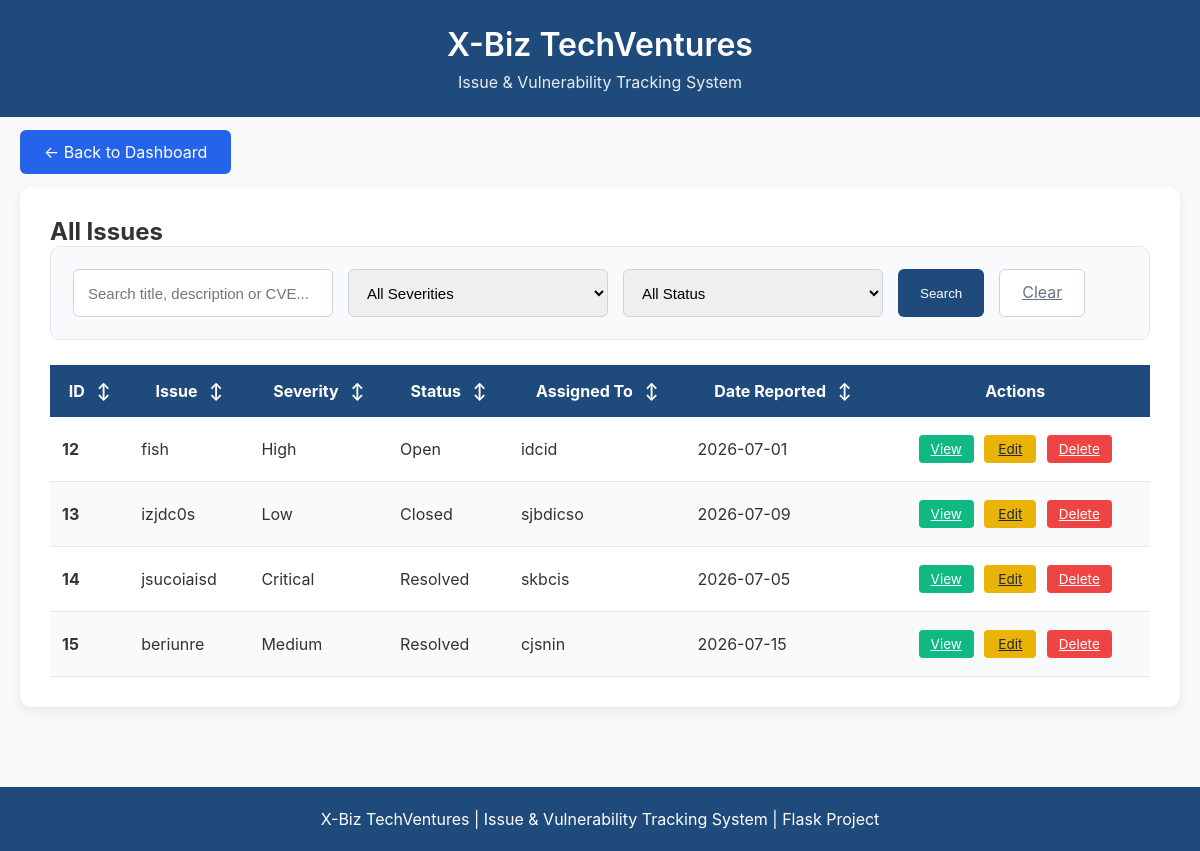
Before: /issues with the older database file.
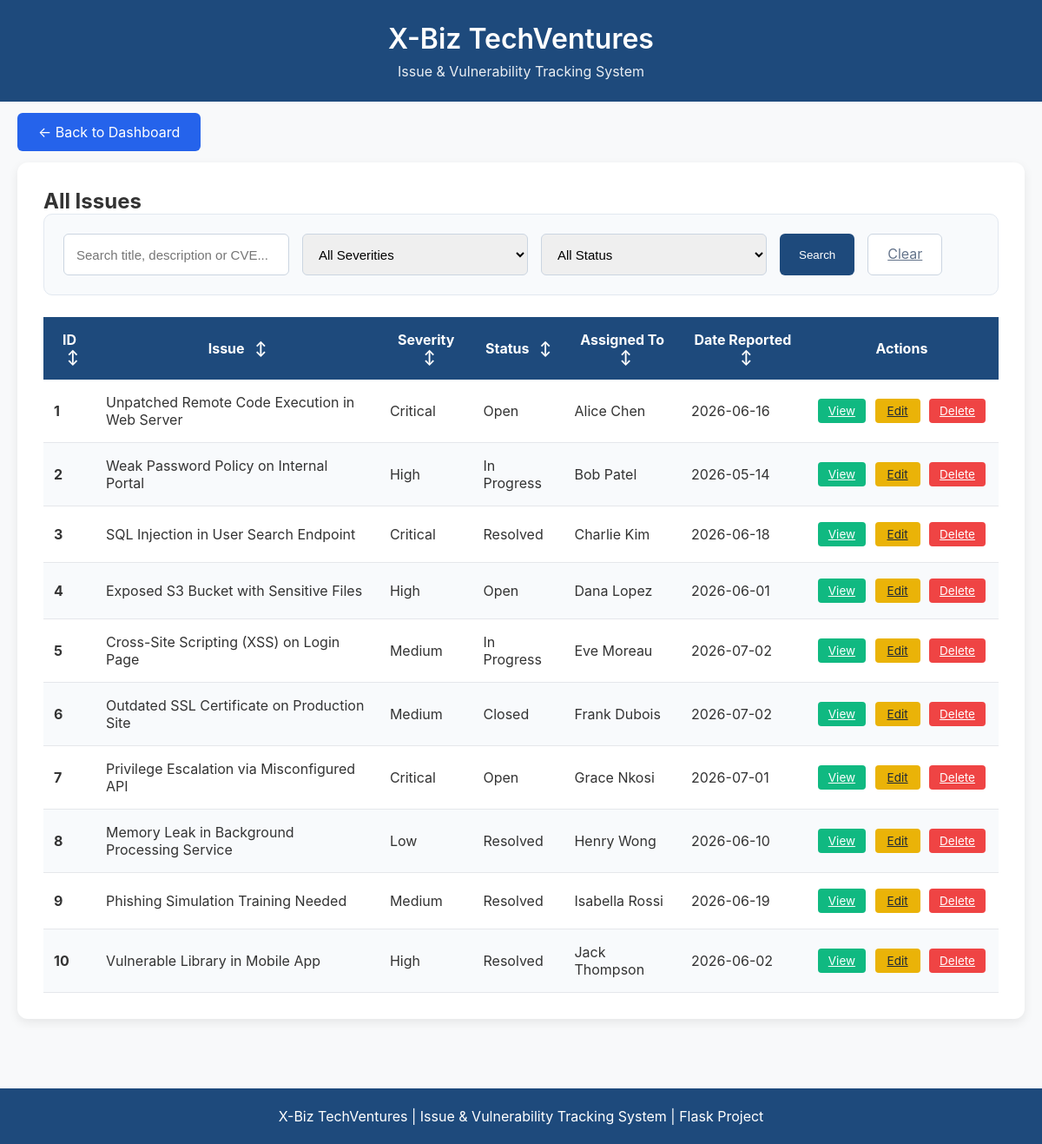
After: the same page with the newer database file.
### tables this page shows
CREATE TABLE issues(
            id INTEGER PRIMARY KEY AUTOINCREMENT,
            title TEXT NOT NULL,
            description TEXT NOT NULL,
            severity TEXT NOT NULL,
            status TEXT NOT NULL,
            assigned_to TEXT,
            date_reported DATE,
            cve TEXT,
            remediation TEXT,
            created_at TIMESTAMP DEFAULT CURRENT_TIMESTAMP,
            last_updated TIMESTAMP DEFAULT CURRENT_TIMESTAMP
        );

### app.py (the view)
@app.route("/issues")
def view_issues():
    search = request.args.get('search', '').strip()
    severity_filter = request.args.get('severity', '')
    status_filter = request.args.get('status', '')
    connection = sqlite3.connect("issues.db")
    connection.row_factory = sqlite3.Row
    cursor = connection.cursor()
    query = "SELECT * FROM issues WHERE 1=1"
    params = []
    if search:
        query += " AND (title LIKE ? OR description LIKE ? OR cve LIKE ?)"
        params.extend([f"%{search}%", f"%{search}%", f"%{search}%"])
    if severity_filter:
        query += " AND severity = ?"
        params.append(severity_filter)
    if status_filter:
        query += " AND status = ?"
        params.append(status_filter)
    query += " ORDER BY id DESC"
    cursor.execute(query, params)
    issues = cursor.fetchall()
    connection.close()
    return render_template("view_issues.html", issues=issues, search=search, severity_filter=severity_filter, status_filter=status_filter)

### templates/view_issues.html (shortened to what this page needs)
<!DOCTYPE html>
<html lang="en">
<head>
</head>
<body>
<header>
    <h1>X-Biz TechVentures</h1>
    <p class="subtitle">Issue &amp; Vulnerability Tracking System</p>
</header>
<div class="nav">
    <a href="/" class="btn btn-primary" style="padding:12px 24px; background:#2563eb; color:white; text-decoration:none; border-radius:6px;">
        ← Back to Dashboard
    </a>
</div>
<div class="container">
    <div class="card">
        <h2>All Issues</h2>
        <div class="search-bar">
            <form method="GET" action="/issues" class="search-form">
                <input type="text" name="search" value="{{ search }}" placeholder="Search title, description or CVE...">
                <select name="severity">
                    <option value="">All Severities</option>
                </select>
                <select name="status">
                    <option value="">All Status</option>
                </select>
                <button type="submit" class="btn-search">Search</button>
                <a href="/issues" class="btn-clear">Clear</a>
            </form>
        </div>
        <table id="allIssuesTable">
            <thead>
                <tr>
                    <th onclick="sortTable(0, 'allIssuesTable')">ID <span class="arrow" id="arrow0">↕</span></th>
                    <th onclick="sortTable(1, 'allIssuesTable')">Issue <span class="arrow" id="arrow1">↕</span></th>
                    <th onclick="sortTable(2, 'allIssuesTable')">Severity <span class="arrow" id="arrow2">↕</span></th>
                    <th onclick="sortTable(3, 'allIssuesTable')">Status <span class="arrow" id="arrow3">↕</span></th>
                    <th onclick="sortTable(4, 'allIssuesTable')">Assigned To <span class="arrow" id="arrow4">↕</span></th>
                    <th onclick="sortTable(5, 'allIssuesTable')">Date Reported <span class="arrow" id="arrow5">↕</span></th>
                    <th class="center">Actions</th>
                </tr>
            </thead>
            <tbody>
                {% for item in issues|sort(attribute='id') %}
                <tr>
                    <td><strong>{{ item.id }}</strong></td>
                    <td>{{ item.title }}</td>
                    <td>{{ item.severity }}</td>
                    <td>{{ item.status }}</td>
                    <td>{{ item.assigned_to or "Not Assigned" }}</td>
                    <td>{{ item.date_reported or "N/A" }}</td>
                    <td class="actions-cell">
                        <a href="/view_issue/{{ item.id }}" class="btn-small btn-view">View</a>
                        <a href="/edit_issue/{{ item.id }}" class="btn-small btn-edit">Edit</a>
                        <a href="/delete_issue/{{ item.id }}" class="btn-small btn-delete" onclick="return confirm('Delete this issue?');">Delete</a>
                    </td>
                </tr>
                {% endfor %}
            </tbody>
        </table>
    </div>
</div>
<footer class="footer">
    X-Biz TechVentures | Issue &amp; Vulnerability Tracking System | Flask Project
</footer>
</body>
</html>

Changed rows visible on the page:
removed issues: id "12", title "fish", severity "High", status "Open", assigned_to "idcid", date_reported "2026-07-01"
removed issues: id "13", title "izjdc0s", severity "Low", status "Closed", assigned_to "sjbdicso", date_reported "2026-07-09"
removed issues: id "14", title "jsucoiaisd", severity "Critical", status "Resolved", assigned_to "skbcis", date_reported "2026-07-05"
removed issues: id "15", title "beriunre", severity "Medium", status "Resolved", assigned_to "cjsnin", date_reported "2026-07-15"
added issues: id "1", title "Unpatched Remote Code Execution in Web Server", severity "Critical", status "Open", assigned_to "Alice Chen", date_reported "2026-06-16"
added issues: id "2", title "Weak Password Policy on Internal Portal", severity "High", status "In Progress", assigned_to "Bob Patel", date_reported "2026-05-14"
added issues: id "3", title "SQL Injection in User Search Endpoint", severity "Critical", status "Resolved", assigned_to "Charlie Kim", date_reported "2026-06-18"
added issues: id "4", title "Exposed S3 Bucket with Sensitive Files", severity "High", status "Open", assigned_to "Dana Lopez", date_reported "2026-06-01"
added issues: id "5", title "Cross-Site Scripting (XSS) on Login Page", severity "Medium", status "In Progress", assigned_to "Eve Moreau", date_reported "2026-07-02"
added issues: id "6", title "Outdated SSL Certificate on Production Site", severity "Medium", status "Closed", assigned_to "Frank Dubois", date_reported "2026-07-02"
added issues: id "7", title "Privilege Escalation via Misconfigured API", severity "Critical", status "Open", assigned_to "Grace Nkosi", date_reported "2026-07-01"
added issues: id "8", title "Memory Leak in Background Processing Service", severity "Low", status "Resolved", assigned_to "Henry Wong", date_reported "2026-06-10"
added issues: id "9", title "Phishing Simulation Training Needed", severity "Medium", status "Resolved", assigned_to "Isabella Rossi", date_reported "2026-06-19"
added issues: id "10", title "Vulnerable Library in Mobile App", severity "High", status "Resolved", assigned_to "Jack Thompson", date_reported "2026-06-02"
